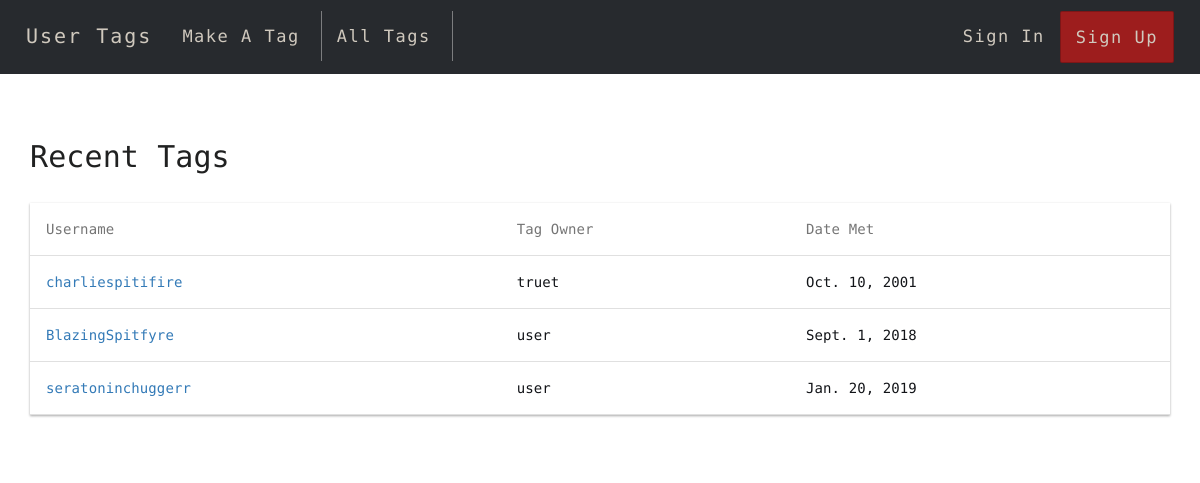
The page / on the database its author committed.
### droptag/models.py (models this page shows, shortened)
class tag(models.Model):
    user = models.ForeignKey(User,
                        default = 1,
                        on_delete = models.CASCADE
                        )
    platform = models.CharField(
        default='STM',
        max_length=32,
        choices=PLATFORM_CHOICES)
    username = models.CharField(max_length=50)
    id_link = models.CharField(max_length=200, blank=True)
    time_met = models.DateField()
    note = models.TextField(blank=True)
    date_filled = models.DateTimeField(auto_now_add=True)

### droptag/views.py (the view)
# urls.py: 2. Add a URL to urlpatterns:  path('', Home.as_view(), name='home')
class Home(ListView):
    model = tag
    template_name = 'index.html'
    queryset = tag.objects.order_by('-date_filled')[0:3]

### droptag/templates/index.html (shortened to what this page needs)
{% extends 'base.html' %} {% block content %} {% load static %}
<head>
  <link
    rel="stylesheet"
    href="https://maxcdn.bootstrapcdn.com/bootstrap/3.3.7/css/bootstrap.min.css"
  />
  <link rel="stylesheet" href="{% static 'style.css' %}" />
</head>
<h2>Recent Tags</h2>
<br />
<div class="table-responsive-vertical shadow-z-1">
  <table id="table" class="table">
    <thead>
      <tr>
        <th>Username</th>
        <th>Tag Owner</th>
        <th>Date Met</th>
      </tr>
    </thead>
    <tbody>
      {% for tag in object_list %}
      <tr>
        <td data-title="Username">
          <a href="{% url 'tag_display' tag.pk %}">{{ tag.username }}</a>
        </td>
        <td data-title="Tag Owner">{{ tag.user }}</td>
        <td data-title="Link">{{ tag.time_met }}</td>
      </tr>
      {% endfor %}
    </tbody>
  </table>
</div>
<br />
{% endblock %}

### droptag/static/style.css (style rules this page uses)
*, *:after, *:before { -webkit-box-sizing: border-box; -moz-box-sizing: border-box; box-sizing: border-box; }
html, body { position: relative; min-height: 100%; height: 100%; }
html { position: relative; overflow-x: hidden; padding: 0; min-height: 100%; font-size: 62.5%; }
body { padding-top: 100px; font-family: 'Encode Sans', 'Roboto', 'Helvetica Neue, Helvetica, Arial', sans-serif; font-style: normal; font-weight: 300; font-size: 1.4rem; line-height: 2rem; letter-spacing: 0.01rem; color: #121418; background: #fff; -webkit-font-smoothing: antialiased; -moz-osx-font-smoothing: grayscale; text-rendering: optimizeLegibility; }
h2 { color: #202121; }
.shadow-z-1 { -webkit-box-shadow: 0 1px 3px 0 rgba(0, 0, 0, 0.12), 0 1px 2px 0 rgba(0, 0, 0, 0.24); -moz-box-shadow: 0 1px 3px 0 rgba(0, 0, 0, 0.12), 0 1px 2px 0 rgba(0, 0, 0, 0.24); box-shadow: 0 1px 3px 0 rgba(0, 0, 0, 0.12), 0 1px 2px 0 rgba(0, 0, 0, 0.24); }
.table { width: 100%; max-width: 100%; margin-bottom: 2rem; }
.table > thead > tr, .table > tbody > tr, .table > tfoot > tr { -webkit-transition: all 0.3s ease; -o-transition: all 0.3s ease; transition: all 0.3s ease; border-bottom: 1px solid rgba(0, 0, 0, 0.12) !important; }
.table > thead > tr > th, .table > tbody > tr > th, .table > tfoot > tr > th, .table > thead > tr > td, .table > tbody > tr > td, .table > tfoot > tr > td { text-align: left; padding: 1.6rem; vertical-align: top; border-top: 0; -webkit-transition: all 0.3s ease; -o-transition: all 0.3s ease; transition: all 0.3s ease; }
.table > thead > tr > th { font-weight: 400; color: #757575; vertical-align: bottom; border-bottom: 1px solid rgba(0, 0, 0, 0.12); }
.table > caption + thead > tr:first-child > th, .table > colgroup + thead > tr:first-child > th, .table > thead:first-child > tr:first-child > th, .table > caption + thead > tr:first-child > td, .table > colgroup + thead > tr:first-child > td, .table > thead:first-child > tr:first-child > td { border-top: 0; }

### rows shown on the page
tag: username "charliespitifire", user "truet", time_met "Oct. 10, 2001"
tag: username "BlazingSpitfyre", user "user", time_met "Sept. 1, 2018"
tag: username "seratoninchuggerr", user "user", time_met "Jan. 20, 2019"
